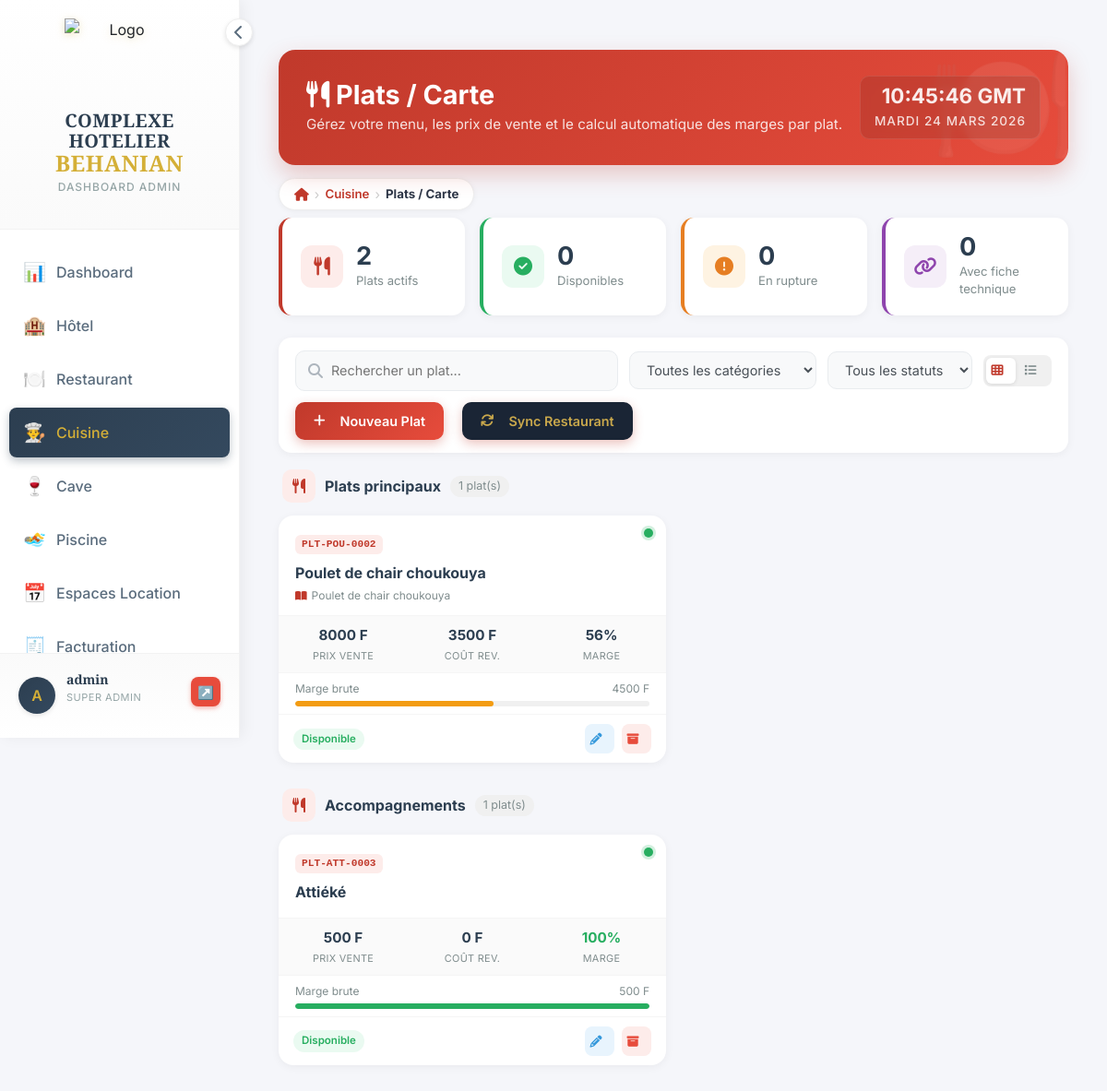
/cuisine/plats/ (signed in), run on an earlier commit of the app's database.
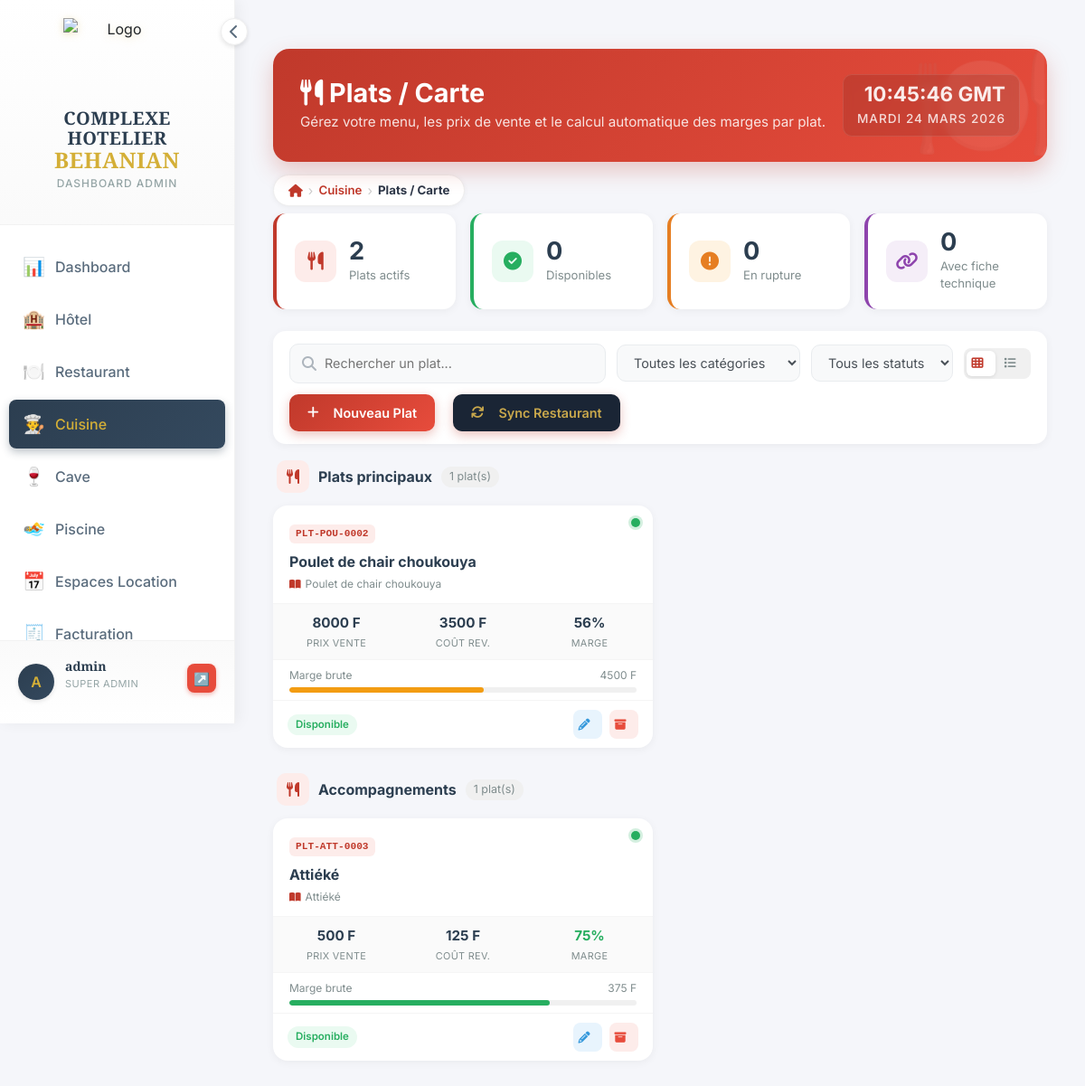
And on a later commit of the database.
### cuisine/models.py (models this page shows, shortened)
class Plat(models.Model):
    STATUT_CHOICES = [
        ('disponible',   'Disponible'),
        ('indisponible', 'Indisponible (rupture)'),
        ('saisonnier',   'Saisonnier'),
        ('archive',      'Archivé'),
    ]
    nom               = models.CharField(max_length=200, verbose_name="Nom du plat")
    reference         = models.CharField(max_length=50, unique=True, blank=True, null=True, verbose_name="Référence")
    categorie         = models.ForeignKey(CategoriePlat, on_delete=models.SET_NULL, null=True, blank=True,
                                          verbose_name="Catégorie")
    description_carte = models.TextField(blank=True, verbose_name="Description pour la carte client")
    fiche_technique   = models.OneToOneField(FicheTechnique, on_delete=models.SET_NULL, null=True, blank=True,
                                              related_name='plat', verbose_name="Fiche Technique liée")
    prix_vente        = models.DecimalField(max_digits=10, decimal_places=2, default=0,
                                            verbose_name="Prix de vente (FCFA)")
    statut            = models.CharField(max_length=20, choices=STATUT_CHOICES, default='disponible')
    image             = models.ImageField(upload_to='plats/', blank=True, null=True)
    ordre_carte       = models.IntegerField(default=0, verbose_name="Ordre sur la carte")
    date_creation     = models.DateTimeField(auto_now_add=True)
    date_modification = models.DateTimeField(auto_now=True)
    @property
    def cout_revient(self):
        if self.fiche_technique:
            return self.fiche_technique.cout_par_portion
        return Decimal('0')
    @property
    def marge_brute(self):
        return self.prix_vente - self.cout_revient
    @property
    def taux_marge(self):
        if self.prix_vente > 0:
            return (self.marge_brute / self.prix_vente) * 100
        return Decimal('0')
    class Meta:
        verbose_name        = "Plat"
        verbose_name_plural = "Plats"
        ordering            = ['categorie__ordre', 'ordre_carte', 'nom']

class FicheTechnique(models.Model):
    STATUT_CHOICES = [
        ('actif',    'Active'),
        ('archive',  'Archivée'),
        ('brouillon','Brouillon'),
    ]
    nom                = models.CharField(max_length=200, verbose_name="Nom de la recette", default="")
    reference          = models.CharField(max_length=50, unique=True, blank=True, null=True, verbose_name="Référence")
    categorie          = models.ForeignKey(CategoriePlat, on_delete=models.SET_NULL, null=True, blank=True,
                                           verbose_name="Catégorie")
    description        = models.TextField(blank=True, verbose_name="Description / Méthode")
    nb_portions        = models.DecimalField(max_digits=6, decimal_places=1, default=1,
                                             verbose_name="Nombre de portions")
    temps_preparation  = models.IntegerField(default=0, verbose_name="Temps de préparation (min)")
    temps_cuisson      = models.IntegerField(default=0, verbose_name="Temps de cuisson (min)")
    statut             = models.CharField(max_length=20, choices=STATUT_CHOICES, default='actif')
    image              = models.ImageField(upload_to='fiches_techniques/', blank=True, null=True)
    cree_par           = models.ForeignKey(User, on_delete=models.SET_NULL, null=True, related_name='fiches_techniques')
    date_creation      = models.DateTimeField(auto_now_add=True)
    date_modification  = models.DateTimeField(auto_now=True)
    @property
    def cout_total(self):
        return sum(l.cout_ligne for l in self.lignes.all())
    @property
    def cout_par_portion(self):
        if self.nb_portions and self.nb_portions > 0:
            return self.cout_total / self.nb_portions
        return Decimal('0')
    class Meta:
        verbose_name        = "Fiche Technique"
        verbose_name_plural = "Fiches Techniques"
        ordering            = ['categorie__ordre', 'nom']

class LigneFicheTechnique(models.Model):
    fiche       = models.ForeignKey(FicheTechnique, on_delete=models.CASCADE, related_name='lignes')
    ingredient  = models.ForeignKey(Ingredient, on_delete=models.PROTECT, verbose_name="Ingrédient")
    quantite    = models.DecimalField(max_digits=12, decimal_places=3, verbose_name="Quantité (unité recette)")
    notes_ligne = models.CharField(max_length=200, blank=True, verbose_name="Note (ex: haché, émincé...)")
    @property
    def cout_ligne(self):
        return self.quantite * self.ingredient.prix_unitaire_recette
    class Meta:
        verbose_name        = "Ligne de fiche technique"
        verbose_name_plural = "Lignes de fiches techniques"
        ordering            = ['id']

class Ingredient(models.Model):
    STATUT_CHOICES = [
        ('actif',    'Actif'),
        ('sommeil',  'En sommeil'),
        ('supprime', 'Supprimé'),
    ]
    reference         = models.CharField(max_length=50, unique=True, blank=True, null=True, verbose_name="Référence")
    nom               = models.CharField(max_length=200, verbose_name="Désignation")
    categorie         = models.ForeignKey(CategorieIngredient, on_delete=models.SET_NULL, null=True, blank=True, verbose_name="Catégorie")
    description       = models.TextField(blank=True, verbose_name="Description")
    unite_stock       = models.ForeignKey(UniteIngredient, on_delete=models.SET_NULL, null=True, blank=True,
                                          related_name='ingredients_stock', verbose_name="Unité de stock")
    unite_recette     = models.ForeignKey(UniteIngredient, on_delete=models.SET_NULL, null=True, blank=True,
                                          related_name='ingredients_recette', verbose_name="Unité recette (fiches techniques)")
    facteur_conversion = models.DecimalField(max_digits=12, decimal_places=6, default=1,
                                              verbose_name="Facteur conversion stock→recette",
                                              help_text="Ex : 1 kg = 1000 g → saisir 1000")
    prix_achat        = models.DecimalField(max_digits=10, decimal_places=2, default=0, verbose_name="Prix d'achat unitaire (FCFA)")
    cmup              = models.DecimalField(max_digits=10, decimal_places=4, default=0, verbose_name="CMUP (FCFA)")
    quantite_stock    = models.DecimalField(max_digits=12, decimal_places=3, default=0, verbose_name="Quantité en stock")
    seuil_alerte      = models.DecimalField(max_digits=12, decimal_places=3, default=0, verbose_name="Seuil d'alerte")
    stock_max         = models.DecimalField(max_digits=12, decimal_places=3, default=0, blank=True, verbose_name="Stock maximum")
    fournisseur_principal = models.ForeignKey(Fournisseur, on_delete=models.SET_NULL, null=True, blank=True,
                                               verbose_name="Fournisseur principal")
    statut            = models.BooleanField(default=True, verbose_name="Actif")
    date_creation     = models.DateTimeField(auto_now_add=True)
    date_modification = models.DateTimeField(auto_now=True)
    class Meta:
        verbose_name        = "Ingrédient"
        verbose_name_plural = "Ingrédients"
        ordering            = ['categorie__ordre', 'nom']
    @property
    def prix_unitaire_recette(self):
        if self.facteur_conversion and self.facteur_conversion > 0:
            return self.cmup / self.facteur_conversion
        return self.cmup

### cuisine/views.py (the view)
# urls.py: path('plats/', views.plat_list, name='plat_list'),
@require_module_access('cuisine')
def plat_list(request):
    plats = Plat.objects.select_related('categorie', 'fiche_technique').exclude(statut='archive')
    q   = request.GET.get('q', '')
    cat = request.GET.get('categorie', '')
    if q:
        plats = plats.filter(nom__icontains=q)
    if cat:
        plats = plats.filter(categorie_id=cat)
    context = {
        'page_title': 'Plats / Carte',
        'plats':      plats,
        'categories': CategoriePlat.objects.all(),
        'q': q, 'categorie_id': cat,
    }
    return render(request, 'cuisine/plat_list.html', context)

### dashboard/templatetags/breadcrumb.py (called while the page is built)
@register.inclusion_tag('components/breadcrumb.html', takes_context=True)
def breadcrumb(context, *args):
    items = []
    args = list(args)
    while len(args) >= 2:
        label    = args.pop(0)
        url_name = args.pop(0)
        if url_name:
            try:
                url = reverse(url_name)
                items.append({'label': label, 'url': url, 'active': False})
            except NoReverseMatch:
                items.append({'label': label, 'url': url_name, 'active': False})
        else:
            items.append({'label': label, 'url': None, 'active': True})
    return {'items': items}

### utils/permissions.py (called while the page is built, shortened)
def get_user_groups(user):
    return list(user.groups.values_list('name', flat=True))

def user_has_access(user, module):
    if not user.is_authenticated:
        return False
    if user.is_superuser:
        return True

def get_accessible_modules(user):
    if user.is_superuser:
        return ['dashboard', 'hotel', 'restaurant', 'bar', 'cuisine',
                'piscine', 'boite_nuit', 'espaces', 'caisse', 'facturation',
                'parametres', 'users']

### templates/cuisine/plat_list.html (shortened to what the changed rows need)
{% extends 'dashboard/base_dashboard.html' %}
{% load breadcrumb %}
{% block content %}
<div class="container-fluid py-4">
    <div class="page-header">
        <div>
            <h2><i class="fas fa-utensils mr-2"></i> Plats / Carte</h2>
        </div>
    </div>
    <div id="main-content">
        {% regroup plats by categorie as plats_par_cat %}
        {% for cat_group in plats_par_cat %}
        <div class="cat-section">
            <div class="cat-header">
                <div class="cat-icon">
                    <i class="fas {{ cat_group.grouper.icone|default:'fa-utensils' }}"></i>
                </div>
                <span class="cat-titre">{{ cat_group.grouper.nom|default:"Sans catégorie" }}</span>
                <span class="cat-count">{{ cat_group.list|length }} plat(s)</span>
            </div>
            <div class="plats-grid">
                {% for plat in cat_group.list %}
                <div class="plat-card"
                     data-nom="{{ plat.nom|lower }}"
                     data-cat="{{ plat.categorie.nom|default:'' }}"
                     data-statut="{{ plat.statut }}">
                    <div class="plat-card-top">
                        <div class="statut-dot {{ plat.statut }}" title="{{ plat.get_statut_display }}"></div>
                        <div class="plat-ref">{{ plat.reference|default:"PLT-XXXX" }}</div>
                        <div class="plat-nom">{{ plat.nom }}</div>
                        {% if plat.fiche_technique %}
                        <div class="fiche-link">
                            <i class="fas fa-book-open"></i>
                            <span>{{ plat.fiche_technique.nom|truncatechars:35 }}</span>
                        </div>
                        {% endif %}
                    </div>
                    <div class="plat-metrics">
                        <div class="metric">
                            <div class="metric-val">{{ plat.prix_vente|floatformat:0 }} F</div>
                            <div class="metric-lbl">Prix vente</div>
                        </div>
                        <div class="metric">
                            <div class="metric-val">{{ plat.cout_revient|floatformat:0 }} F</div>
                            <div class="metric-lbl">Coût rev.</div>
                        </div>
                        <div class="metric">
                            <div class="metric-val {% if plat.taux_marge >= 60 %}green{% elif plat.taux_marge >= 40 %}{% else %}red{% endif %}">
                                {{ plat.taux_marge|floatformat:0 }}%
                            </div>
                            <div class="metric-lbl">Marge</div>
                        </div>
                    </div>
                    {% if plat.prix_vente > 0 %}
                    <div class="marge-bar-wrap">
                        <div class="marge-bar-label">
                            <span>Marge brute</span>
                            <span>{{ plat.marge_brute|floatformat:0 }} F</span>
                        </div>
                        <div class="marge-bar">
                            <div class="marge-bar-fill" style="width:{{ plat.taux_marge|floatformat:0 }}%;background:{% if plat.taux_marge >= 60 %}#27ae60{% elif plat.taux_marge >= 40 %}#f39c12{% else %}#e74c3c{% endif %};"></div>
                        </div>
                    </div>
                    {% endif %}
                    <div class="plat-footer">
                        <span class="badge-statut {{ plat.statut }}">{{ plat.get_statut_display }}</span>
                        <a href="{% url 'cuisine:plat_edit' plat.pk %}" class="btn-action btn-edit" title="Modifier"><i class="fas fa-pencil-alt"></i></a>
                        <a href="{% url 'cuisine:plat_delete' plat.pk %}" class="btn-action btn-del" title="Archiver"><i class="fas fa-archive"></i></a>
                    </div>
                </div>
                {% endfor %}
            </div>
        </div>
        {% endfor %}
    </div>
</div>
{% endblock %}

What changed in the data, as far as the page shows it:
changed Plat "Attiéké": fiche_technique_id empty → 4 (drawn); fiche_technique.nom (not shown) → "Attiéké"; cout_revient "0" → "125"; taux_marge "100" → "75"; marge_brute "500" → "375"
